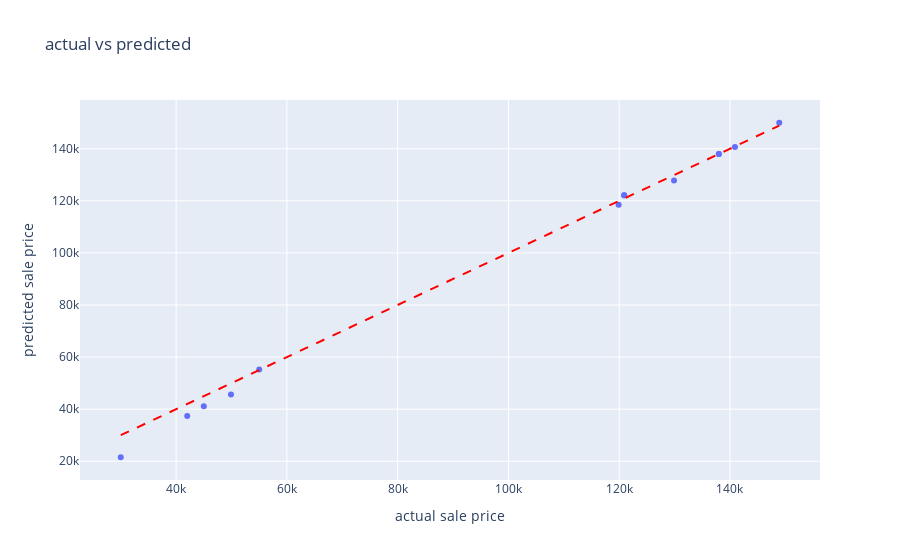

Notebook code for this chart:
### Code cell
features=['Mrp','Discount Percentage']
target='Sale Price'
X=data[features]
y=data[target]
X_train,X_test,y_train,y_test=train_test_split(X,y,test_size=0.2,random_state=42)
model=LinearRegression()
model.fit(X_train,y_train)
y_pred=model.predict(X_test)
mse=mean_squared_error(y_test,y_pred)
print("Mean Squared Error:",mse)
results_df=pd.DataFrame({'actual sale price':y_test,'predicted sale price':y_pred})
fig=px.scatter(results_df,x='actual sale price',y='predicted sale price',title='actual vs predicted')
fig.add_shape(type='line',
              x0=results_df['actual sale price'].min(),y0=results_df['actual sale price'].min(),
              x1=results_df['actual sale price'].max(),y1=results_df['actual sale price'].max(),
              line=dict(color='red',dash='dash'),
              name="predicted")
                     
fig.show()

### Figure 1 — Plotly figure (JSON) as saved in the notebook; plotly's stock layout.template omitted (floating-point values rounded to 4 significant figures)
{"data": [{"hovertemplate": "actual sale price=%{x}<br>predicted sale price=%{y}<extra></extra>", "legendgroup": "", "marker": {"color": "#636efa", "symbol": "circle"}, "mode": "markers", "name": "", "orientation": "v", "showlegend": false, "type": "scatter", "x": [49900, 41999, 129900, 120900, 140900, 137990, 29999, 137999, 44999, 119900, 54999, 148900, 120900], "xaxis": "x", "y": [45650.0, 37390.0, 127800.0, 122100.0, 140700.0, 137900.0, 21540.0, 137900.0, 41140.0, 118500.0, 55230.0, 150000.0, 122100.0], "yaxis": "y"}], "layout": {"autosize": true, "legend": {"tracegroupgap": 0}, "shapes": [{"line": {"color": "red", "dash": "dash"}, "name": "predicted", "type": "line", "x0": 29999, "x1": 148900, "y0": 29999, "y1": 148900}], "title": {"text": "actual vs predicted"}, "xaxis": {"anchor": "y", "autorange": true, "domain": [0, 1], "range": [22800.0, 156100.0], "title": {"text": "actual sale price"}, "type": "linear"}, "yaxis": {"anchor": "x", "autorange": true, "domain": [0, 1], "range": [10940.0, 160600.0], "title": {"text": "predicted sale price"}, "type": "linear"}}}
